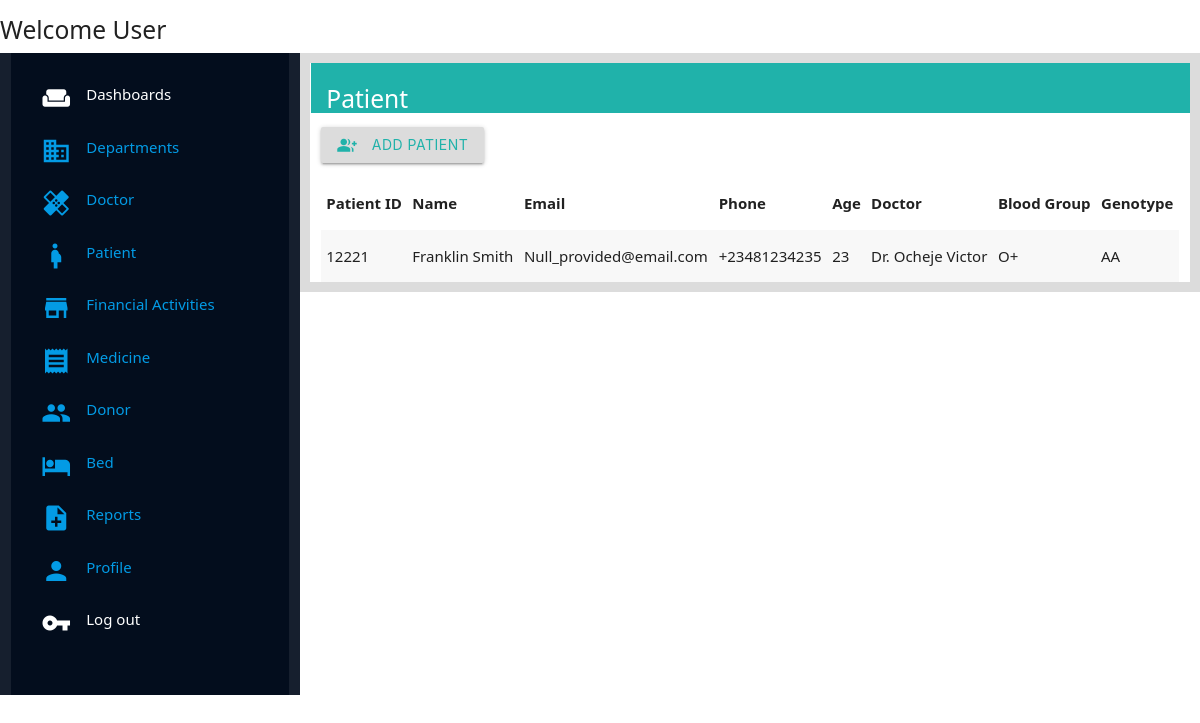
/management/patients/, run on an earlier commit of the app's database.
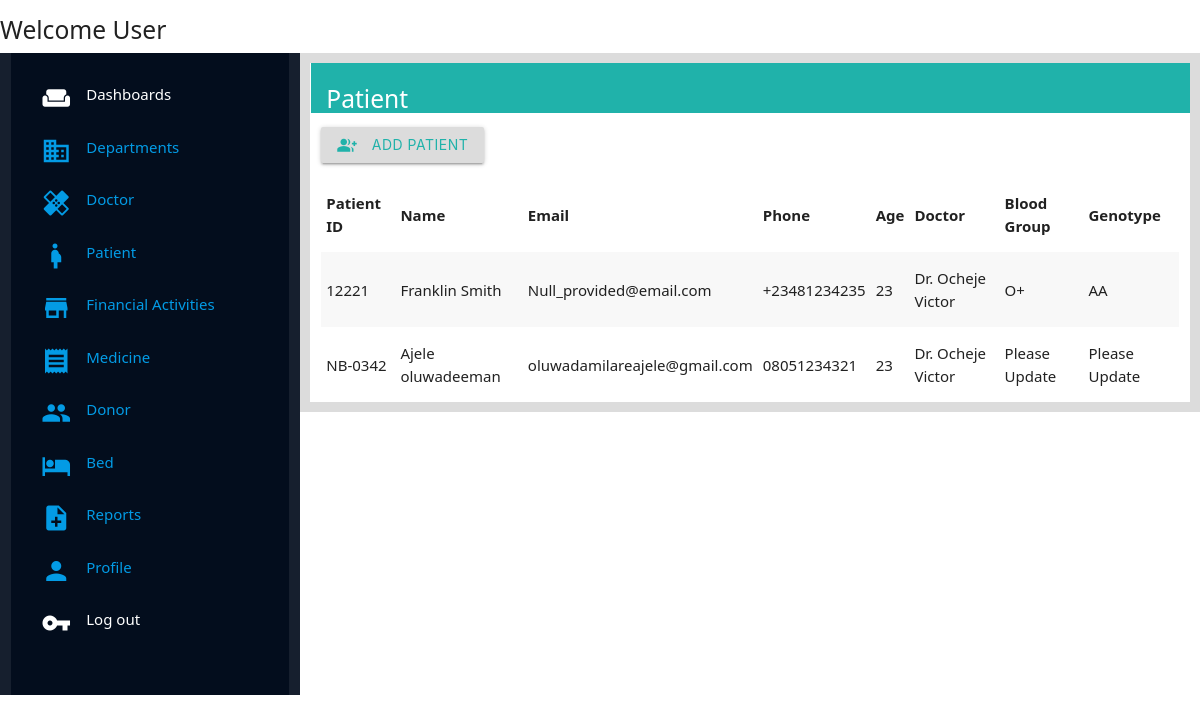
And on a later commit of the database.
### management/models.py (models this page shows, shortened)
class Patient(models.Model):
    Patient_id = models.CharField(unique=True, max_length=200, default="Please Update",null=True,blank=True)
    Patient_lastname = models.CharField(max_length=250,null=True, blank=True)
    Patient_firstname = models.CharField(max_length=250,null=True, blank=True)
    Patient_email_address = models.EmailField(max_length=250, null=True, blank=True, default="Null_provided@email.com")
    Patient_phone_number = models.CharField(max_length=120, null=True, blank=True)
    Patient_address = models.CharField(max_length=350,null=True,blank=True)
    Patient_doctor = models.ForeignKey(Doctor,on_delete=models.CASCADE, related_name="patient_doctor")
    Patient_blood_group = models.CharField(max_length=200, default="Please Update")
    Patient_blood_genotype = models.CharField(max_length=200, default="Please Update")
    Patient_age = models.IntegerField(null=True,blank=True)
    Patient_gender = models.CharField(max_length=25, choices=GENDER,default="UNDECIDED")
    Patient_room = models.ForeignKey(Room, on_delete=models.CharField, null=True, blank=True)

class Doctor(models.Model):
    Doctor_firstname = models.CharField(max_length=250, null=True,blank=True)
    Doctor_lastname = models.CharField(max_length=250, null=True,blank=True)
    Doctor_gender = models.CharField(max_length=25, choices=GENDER, default="UNDECIDED")
    Doctor_department = models.ForeignKey(Department,on_delete=models.CASCADE, related_name="doctor_department")
    Doctor_specialization = models.CharField(max_length=250, null=True, blank=True)
    Doctor_phone_number = models.CharField(max_length=250, null=True, blank=True)
    Doctor_email_address = models.EmailField(default="firstname.lastname@hospitalmanagement.com", null=True, blank=True)
    Doctor_location = models.CharField(max_length=250,null=True, blank=True)
    def __str__(self):
        return "Dr. "+ self.Doctor_firstname+ " " + self.Doctor_lastname

### management/views.py (the view)
# urls.py: path('patients/',views.patient_page, name="patients_page"),
def patient_page(request):
    patients = Patient.objects.all()
    context = {
        'patients':patients
    }
    return render(request,'management/Pages/patient_page.html',context)

### management/templates/management/Pages/patient_page.html
{% extends 'management/index.html' %}
{% load static %}
{% block content %}
<div class="wrapper">
    <div class="title-holder">
        <h5 class="title">Patient</h5>
    </div>
    <div class="body-wrapper">
        <button class="btn add-btn"><i class="small material-icons left">group_add</i> Add Patient</button>
    </div>
    <div class="display-list">
        <table class="striped">
        <thead>
          <tr>
              <th>Patient ID</th>
              <th>Name</th>
              <th>Email</th>
              <th>Phone</th>
              <th>Age</th>
              <th>Doctor</th>
              <th>Blood Group</th>
              <th>Genotype</th>
          </tr>
        </thead>
        <tbody>
          {% for patient in patients %}
          <tr>
            <td>{{patient.Patient_id}}</td>
            <td>{{patient.Patient_lastname}} {{patient.Patient_firstname}}</td>
            <td>{{patient.Patient_email_address}}</td>
            <td>{{patient.Patient_phone_number}}</td>
            <td>{{patient.Patient_age}}</td>
            <td>{{patient.Patient_doctor}}</td>
            <td>{{patient.Patient_blood_group}}</td>
            <td>{{patient.Patient_blood_genotype}}</td>
          </tr>
          {% endfor %}
        </tbody>
      </table>
    </div>
</div>
{% endblock content %}

### management/templates/management/index.html (shortened to what this page needs)
{% load static %}
<!DOCTYPE html>
<html lang="en">
<head>
    <link rel="stylesheet" href="{% static 'management/css/materialize.css' %}">
    <link rel="stylesheet" href="{% static 'management/css/style.css' %}">
</head>
<body>
    {% include 'management/Components/navbar_components.html' %}
<div class="row">
    <div class="col l3 sider-bar">
    {% include 'management/Components/sider_component.html' %}
    </div>
    <div class="col l9 main-content">
        {% block content %}
        {% endblock content %}
    </div>
</div>
</body>
</html>

### management/templates/management/Components/navbar_components.html
{% block content %}
<div class="navbar">
    <h5 class="navbar-text">Welcome User </h5>
</div>
{% endblock %}

### management/templates/management/Components/sider_component.html
{% block content %}
<div class="sider-bar">
    <ul class="sider-list">
        <li class="sider-options"><i class="small material-icons left">weekend</i>Dashboards</li>
        <li class="sider-options"><a href="{% url 'departments_page' %}"><i class="small material-icons left">domain</i>Departments</a></li>
        <li class="sider-options"><a href="{% url 'doctors_page' %}"><i class="small material-icons left">healing</i>Doctor</a></li>
        <li class="sider-options"><a href="{%  url 'patients_page' %}"><i class="small material-icons left">pregnant_woman</i>Patient</a></li>
        <li class="sider-options"><a href="{% url 'financies_page' %}"><i class="small material-icons left">store</i>Financial Activities</a></li>
        <li class="sider-options"><a href="{% url 'medicine_page' %}"><i class="small material-icons left">receipt</i>Medicine</a></li>
        <li class="sider-options"><a href="{% url 'donors_page' %}"><i class="small material-icons left">people</i>Donor</a></li>
        <li class="sider-options"><a href="{% url 'beds_page' %}"><i class="small material-icons left">hotel</i>Bed</a></li>
        <li class="sider-options"><a href="{% url 'reports_page' %}"><i class="small material-icons left">note_add</i>Reports</a></li>
        <li class="sider-options"><a href="{% url 'profile_page' %}"><i class="small material-icons left">person</i>Profile</a></li>
        <li class="sider-options"><i class="small material-icons left">vpn_key</i>Log out</li>
    </ul>
</div>
{% endblock content %}

### management/static/management/css/style.css (style rules this page uses)
* { margin: 0; padding: 0; font-family:'Segoe UI', Tahoma, Geneva, Verdana, sans-serif; }
.sider-bar { background-color: rgba(2, 11, 28, 0.919); color: white; height: 642px; padding: 2em; margin-bottom: -2em; }
.sider-options { margin-bottom: 2em; }
.main-content { border: 10px solid gainsboro; }
.title-holder { background-color: lightseagreen; height: 50px; color: white; margin-left: -10px; margin-right: -11px; padding-bottom: 10px; padding-top: 5px; padding-left: 1em; }
.add-btn { margin-top: 1em; margin-bottom: 1em; background-color: gainsboro; color: lightseagreen; }

What changed in the data, as far as the page shows it:
added Patient: Patient_id "NB-0342", Patient_lastname "Ajele", Patient_firstname "oluwadeeman", Patient_email_address "oluwadamilareajele@gmail.com", Patient_phone_number "08051234321", Patient_age "23", Patient_doctor "Dr. Ocheje Victor", Patient_blood_group "Please Update", Patient_blood_genotype "Please Update"
